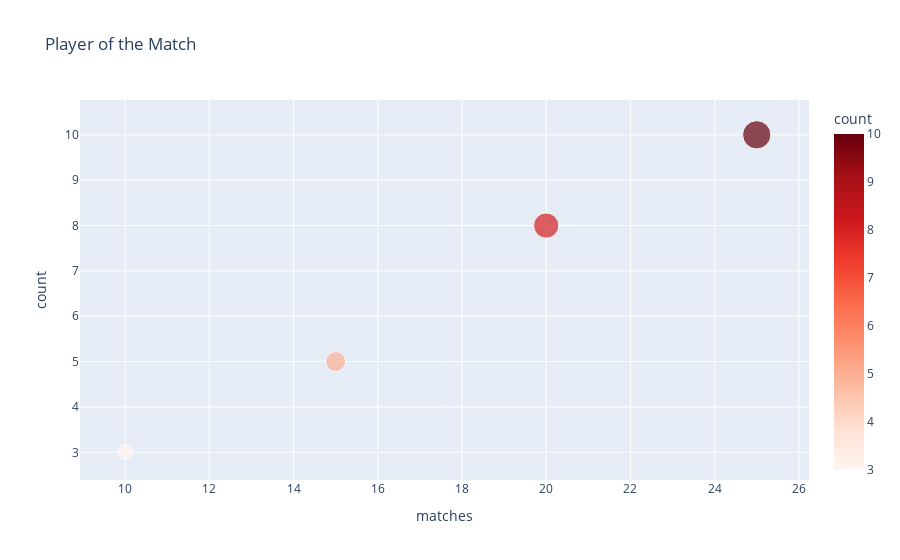

The code cell stored with this chart in its notebook:
### Code cell
import pandas as pd
import plotly.express as px

# Example DataFrame (replace with your actual data)
final_df = pd.DataFrame({
    'matches': [15, 20, 10, 25],  # Example data for matches played
    'count': [5, 8, 3, 10],       # Example data for Player of the Match count
    'player': ['Player A', 'Player B', 'Player C', 'Player D']
})

# Create a scatter plot
fig = px.scatter(final_df, x='matches', y='count', color='count',
                 size='count', hover_name='player', title='Player of the Match')

# Update color scale (optional)
fig.update_layout(coloraxis=dict(colorscale='reds'))

# Show the plot
fig.show()

### Figure 1 — Plotly figure (JSON) as saved in the notebook; plotly's stock layout.template omitted (floating-point values rounded to 4 significant figures)
{"data": [{"hovertemplate": "<b>%{hovertext}</b><br><br>matches=%{x}<br>count=%{marker.color}<extra></extra>", "hovertext": ["Player A", "Player B", "Player C", "Player D"], "legendgroup": "", "marker": {"color": [5, 8, 3, 10], "coloraxis": "coloraxis", "size": [5, 8, 3, 10], "sizemode": "area", "sizeref": 0.025, "symbol": "circle"}, "mode": "markers", "name": "", "orientation": "v", "showlegend": false, "type": "scatter", "x": [15, 20, 10, 25], "xaxis": "x", "y": [5, 8, 3, 10], "yaxis": "y"}], "layout": {"coloraxis": {"colorbar": {"title": {"text": "count"}}, "colorscale": [[0, "rgb(255,245,240)"], [0.125, "rgb(254,224,210)"], [0.25, "rgb(252,187,161)"], [0.375, "rgb(252,146,114)"], [0.5, "rgb(251,106,74)"], [0.625, "rgb(239,59,44)"], [0.75, "rgb(203,24,29)"], [0.875, "rgb(165,15,21)"], [1, "rgb(103,0,13)"]]}, "legend": {"itemsizing": "constant", "tracegroupgap": 0}, "title": {"text": "Player of the Match"}, "xaxis": {"anchor": "y", "domain": [0, 1], "title": {"text": "matches"}}, "yaxis": {"anchor": "x", "domain": [0, 1], "title": {"text": "count"}}}}
